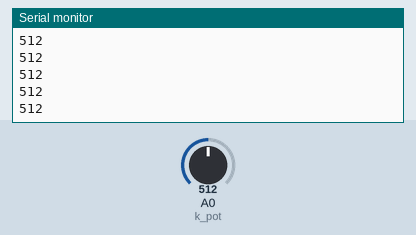
Simulated run of this sketch. Board: Arduino Uno, built with avr-gcc and run on an emulated ATmega328P. Parts: the last lines printed to the serial monitor. The inputs (shaded band) are chosen by the test bench; at power-on: A0 (k_pot) = 512.

Above: at 1.2 s.
1.3 s: A0 (k_pot) set to 716
At 1.9 s:
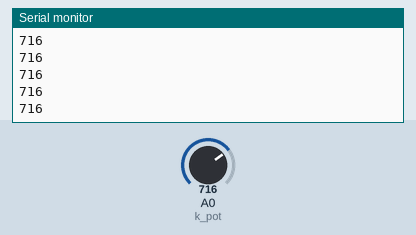
2.8 s: A0 (k_pot) set to 900
At 3.5 s:
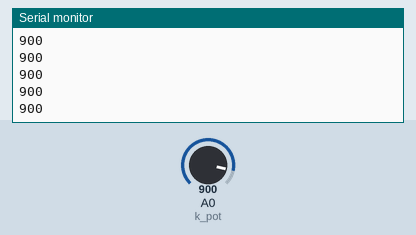
Timing chart, 0 to 5.8 s (numbered marks = the images above; inputs shaded):
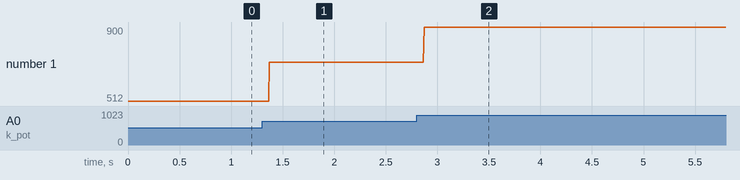

The sketch:

PotReader.ino
```cpp
const int k_pot = A0;
int value = 0;

void setup() {
  // put your setup code here, to run once:
  Serial.begin(9600);
}

void loop() {
  // put your main code here, to run repeatedly:
  value = analogRead(k_pot);
  Serial.println(value);
}
```

Measured:
- after the input at 1.3 s, the serial monitor: prints a new line after 0.07 s (image 1)
- after the input at 2.8 s, the serial monitor: prints a new line after 0.07 s (image 2)
- plotted number 1: 512 → 716 after the input at 1.3 s, 716 → 900 after the input at 2.8 s
